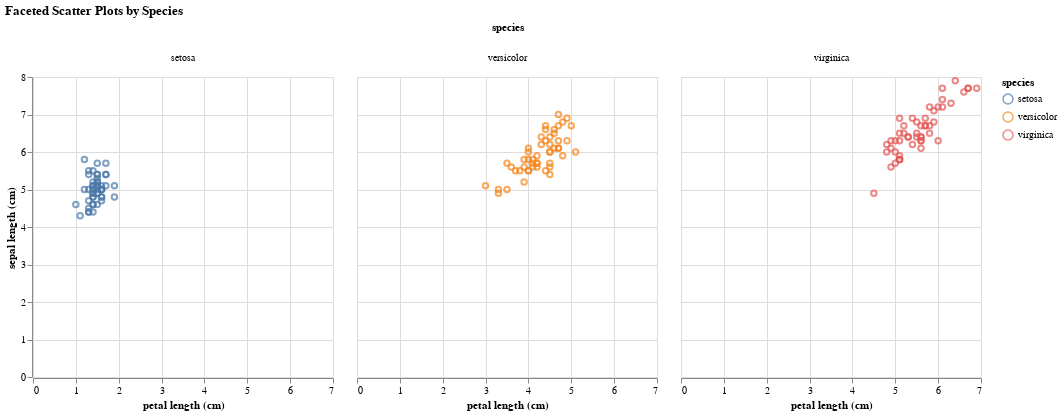

Notebook code cell kept with this figure:
### Code cell
# Faceted Scatter Plot: Petal vs Sepal Length, One for Each Species
facet_chart = alt.Chart(df).mark_point().encode(
    x='petal length (cm)',
    y='sepal length (cm)',
    color='species'
).facet(
    column='species:N'
).properties(
    title='Faceted Scatter Plots by Species'
)

facet_chart

### Figure 1 — Vega-Lite specification as saved in the notebook (floating-point values rounded to 4 significant figures; data arrays with more than 128 entries replaced by an {"elided": "..."} marker saying what was removed)
{"config": {"view": {"continuousWidth": 300, "continuousHeight": 300}}, "data": {"name": "data-df7bdfa681e639c89777c1ae4b00ae8e"}, "facet": {"column": {"field": "species", "type": "nominal"}}, "spec": {"mark": {"type": "point"}, "encoding": {"color": {"field": "species", "type": "nominal"}, "x": {"field": "petal length (cm)", "type": "quantitative"}, "y": {"field": "sepal length (cm)", "type": "quantitative"}}}, "title": "Faceted Scatter Plots by Species", "$schema": "https://vega.github.io/schema/vega-lite/v5.20.1.json", "datasets": {"data-df7bdfa681e639c89777c1ae4b00ae8e": {"elided": "150 records"}}}
